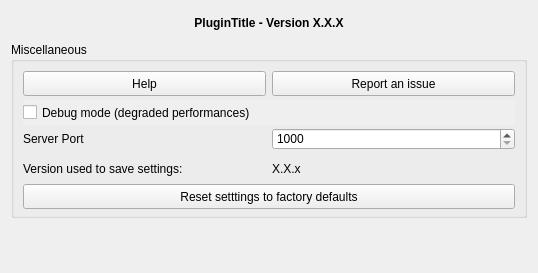
<?xml version="1.0" encoding="UTF-8"?>
<ui version="4.0">
 <class>Form</class>
 <widget class="QWidget" name="Form">
  <property name="geometry">
   <rect>
    <x>0</x>
    <y>0</y>
    <width>538</width>
    <height>273</height>
   </rect>
  </property>
  <property name="windowTitle">
   <string>Form</string>
  </property>
  <property name="locale">
   <locale language="English" country="UnitedStates"/>
  </property>
  <layout class="QVBoxLayout" name="verticalLayout">
   <item>
    <widget class="QLabel" name="lbl_title">
     <property name="minimumSize">
      <size>
       <width>0</width>
       <height>25</height>
      </size>
     </property>
     <property name="maximumSize">
      <size>
       <width>16777215</width>
       <height>30</height>
      </size>
     </property>
     <property name="font">
      <font>
       <weight>75</weight>
       <bold>true</bold>
      </font>
     </property>
     <property name="locale">
      <locale language="English" country="UnitedStates"/>
     </property>
     <property name="text">
      <string>&lt;html&gt;&lt;head/&gt;&lt;body&gt;&lt;p align=&quot;center&quot;&gt;&lt;span style=&quot; font-weight:600;&quot;&gt;PluginTitle - Version X.X.X&lt;/span&gt;&lt;/p&gt;&lt;/body&gt;&lt;/html&gt;</string>
     </property>
     <property name="scaledContents">
      <bool>true</bool>
     </property>
     <property name="alignment">
      <set>Qt::AlignCenter</set>
     </property>
     <property name="wordWrap">
      <bool>true</bool>
     </property>
     <property name="openExternalLinks">
      <bool>false</bool>
     </property>
     <property name="textInteractionFlags">
      <set>Qt::TextSelectableByMouse</set>
     </property>
    </widget>
   </item>
   <item>
    <widget class="QGroupBox" name="grp_misc">
     <property name="minimumSize">
      <size>
       <width>0</width>
       <height>100</height>
      </size>
     </property>
     <property name="locale">
      <locale language="English" country="UnitedStates"/>
     </property>
     <property name="title">
      <string>Miscellaneous</string>
     </property>
     <property name="flat">
      <bool>false</bool>
     </property>
     <layout class="QGridLayout" name="gridLayout">
      <item row="1" column="0" colspan="2">
       <widget class="QCheckBox" name="opt_debug">
        <property name="minimumSize">
         <size>
          <width>0</width>
          <height>25</height>
         </size>
        </property>
        <property name="maximumSize">
         <size>
          <width>16777215</width>
          <height>30</height>
         </size>
        </property>
        <property name="toolTip">
         <string>Enable debug mode.</string>
        </property>
        <property name="autoFillBackground">
         <bool>true</bool>
        </property>
        <property name="locale">
         <locale language="English" country="UnitedStates"/>
        </property>
        <property name="text">
         <string>Debug mode (degraded performances)</string>
        </property>
        <property name="tristate">
         <bool>false</bool>
        </property>
       </widget>
      </item>
      <item row="0" column="1">
       <widget class="QPushButton" name="btn_report">
        <property name="minimumSize">
         <size>
          <width>200</width>
          <height>25</height>
         </size>
        </property>
        <property name="maximumSize">
         <size>
          <width>500</width>
          <height>30</height>
         </size>
        </property>
        <property name="locale">
         <locale language="English" country="UnitedStates"/>
        </property>
        <property name="text">
         <string>Report an issue</string>
        </property>
       </widget>
      </item>
      <item row="3" column="1">
       <widget class="QLabel" name="lbl_version_saved_value">
        <property name="minimumSize">
         <size>
          <width>0</width>
          <height>25</height>
         </size>
        </property>
        <property name="maximumSize">
         <size>
          <width>16777215</width>
          <height>30</height>
         </size>
        </property>
        <property name="locale">
         <locale language="English" country="UnitedStates"/>
        </property>
        <property name="text">
         <string notr="true">X.X.x</string>
        </property>
        <property name="textInteractionFlags">
         <set>Qt::NoTextInteraction</set>
        </property>
       </widget>
      </item>
      <item row="4" column="0" colspan="2">
       <widget class="QPushButton" name="btn_reset">
        <property name="minimumSize">
         <size>
          <width>200</width>
          <height>25</height>
         </size>
        </property>
        <property name="maximumSize">
         <size>
          <width>16777215</width>
          <height>30</height>
         </size>
        </property>
        <property name="autoFillBackground">
         <bool>true</bool>
        </property>
        <property name="text">
         <string>Reset setttings to factory defaults</string>
        </property>
       </widget>
      </item>
      <item row="0" column="0">
       <widget class="QPushButton" name="btn_help">
        <property name="minimumSize">
         <size>
          <width>200</width>
          <height>25</height>
         </size>
        </property>
        <property name="maximumSize">
         <size>
          <width>500</width>
          <height>30</height>
         </size>
        </property>
        <property name="locale">
         <locale language="English" country="UnitedStates"/>
        </property>
        <property name="text">
         <string>Help</string>
        </property>
       </widget>
      </item>
      <item row="3" column="0">
       <widget class="QLabel" name="lbl_version_saved">
        <property name="minimumSize">
         <size>
          <width>0</width>
          <height>25</height>
         </size>
        </property>
        <property name="maximumSize">
         <size>
          <width>16777215</width>
          <height>30</height>
         </size>
        </property>
        <property name="locale">
         <locale language="English" country="UnitedStates"/>
        </property>
        <property name="text">
         <string>Version used to save settings:</string>
        </property>
       </widget>
      </item>
      <item row="2" column="1">
       <widget class="QSpinBox" name="opt_port">
        <property name="minimum">
         <number>1000</number>
        </property>
        <property name="maximum">
         <number>9999</number>
        </property>
       </widget>
      </item>
      <item row="2" column="0">
       <widget class="QLabel" name="label">
        <property name="text">
         <string>Server Port</string>
        </property>
       </widget>
      </item>
     </layout>
    </widget>
   </item>
   <item>
    <spacer name="verticalSpacer">
     <property name="orientation">
      <enum>Qt::Vertical</enum>
     </property>
     <property name="sizeHint" stdset="0">
      <size>
       <width>20</width>
       <height>56</height>
      </size>
     </property>
    </spacer>
   </item>
  </layout>
 </widget>
 <resources/>
 <connections/>
</ui>
